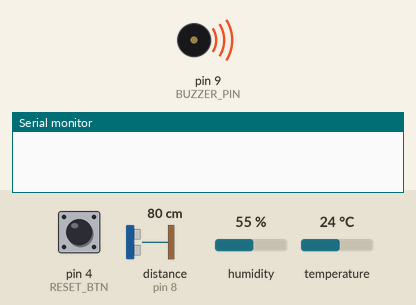
Simulated run of this sketch. Board: Arduino Uno, built with avr-gcc and run on an emulated ATmega328P. Parts: buzzer (waves = sounding, pin HIGH), the last lines printed to the serial monitor. Wiring (inferred from the names in the program): ultrasonic range finder: trigger pin 7; echo pin 8. The test bench sets the inputs (shaded band); at power-on: distance to the obstacle (sensor on pin 8) 80 cm, pin 4 (RESET_BTN) HIGH, humidity 55 %, temperature 24 °C. The echo pulse lasts 58.3 µs per cm; pins used as bus, display or sensor lines are not drawn.

Above: at 0.01 s.
At 3.3 s:
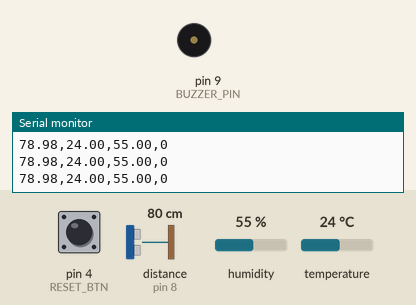
3.4 s: distance to the obstacle (sensor on pin 8) set to 6 cm
4.9 s: distance to the obstacle (sensor on pin 8) set to 3 cm
At 5.7 s:
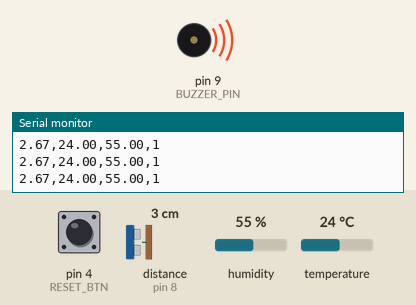
Timing chart, 0 to 20.4 s (numbered marks = the images above; inputs shaded):
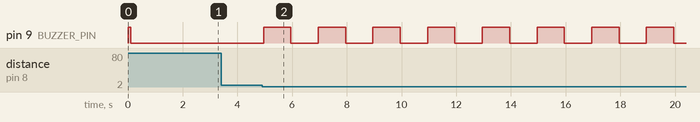

Measured:
- the behaviour switches between 5 and 4 cm on distance to the obstacle (sensor on pin 8) (found by bisection; images 1 and 2)
- after the input at 4.9 s, pin 9 (BUZZER_PIN): alternates HIGH for 1.0 s and LOW for 1.0 s, starting after 0.05 s

The sketch:

sketch_dec29a.ino
```cpp
#include <DHT.h>

// Pin definitions
#define DHTPIN 2
#define DHTTYPE DHT11
#define TRIG_PIN 7
#define ECHO_PIN 8
#define BUZZER_PIN 9
#define RESET_BTN 4    // Optional button for manual reset

// Constants
#define DISTANCE_THRESHOLD 4
#define SERIAL_BAUD 9600
#define MEASUREMENT_INTERVAL 100

// Initialize DHT sensor
DHT dht(DHTPIN, DHTTYPE);

// Global variables
unsigned long lastMeasurement = 0;
unsigned long lastBuzzerToggle = 0;
bool alarmActive = false;
bool buzzerState = false;
bool lastButtonState = HIGH;  // For button debouncing

void setup() {
  Serial.begin(SERIAL_BAUD);

  // Initialize pins
  pinMode(TRIG_PIN, OUTPUT);
  pinMode(ECHO_PIN, INPUT);
  pinMode(BUZZER_PIN, OUTPUT);
  pinMode(RESET_BTN, INPUT_PULLUP);  // Enable internal pullup

  // Test buzzer at startup
  digitalWrite(BUZZER_PIN, HIGH);
  delay(100);
  digitalWrite(BUZZER_PIN, LOW);

  dht.begin();
  delay(2000);
}

float measureDistance() {
  digitalWrite(TRIG_PIN, LOW);
  delayMicroseconds(2);
  digitalWrite(TRIG_PIN, HIGH);
  delayMicroseconds(10);
  digitalWrite(TRIG_PIN, LOW);

  long duration = pulseIn(ECHO_PIN, HIGH, 30000);

  if (duration == 0) {
    return 400; // No echo detected
  }

  float distance = duration * 0.034 / 2; // Convert duration to cm
  return constrain(distance, 0, 400);    // Constrain to 0-400 cm
}

void handleBuzzer() {
  if (alarmActive) {
    unsigned long currentMillis = millis();
    // Toggle buzzer every second
    if (currentMillis - lastBuzzerToggle >= 1000) {
      buzzerState = !buzzerState;
      digitalWrite(BUZZER_PIN, buzzerState ? HIGH : LOW);
      lastBuzzerToggle = currentMillis;
    }
  } else {
    digitalWrite(BUZZER_PIN, LOW);  // Ensure buzzer is off when alarm is inactive
    buzzerState = false;
  }
}

void checkResetButton() {
  // Read the current button state
  bool buttonState = digitalRead(RESET_BTN);

  // Check for button press with debouncing
  if (buttonState == LOW && lastButtonState == HIGH) {
    delay(50);  // Simple debounce delay
    if (digitalRead(RESET_BTN) == LOW) {  // Check again after delay
      resetAlarm(); // Call reset alarm function
    }
  }
  lastButtonState = buttonState;
}

void resetAlarm() {
  alarmActive = false;
  digitalWrite(BUZZER_PIN, LOW);
  buzzerState = false;
  Serial.println("Alarm Reset!"); // Notify the Python GUI
}

void checkSerialCommand() {
  if (Serial.available() > 0) {
    String command = Serial.readStringUntil('\n'); // Read command from serial
    command.trim(); // Remove any extra whitespace or newline characters
    if (command == "RESET") {
      resetAlarm(); // Reset the alarm if "RESET" command received
    }
  }
}

void loop() {
  // Check reset button on every loop iteration
  checkResetButton();

  // Check serial input for reset command
  checkSerialCommand();

  // Take measurements every interval
  if (millis() - lastMeasurement >= MEASUREMENT_INTERVAL) {
    float distance = measureDistance();
    float temperature = dht.readTemperature();
    float humidity = dht.readHumidity();

    // Check for intruder
    if (distance < DISTANCE_THRESHOLD && distance > 0) {
      alarmActive = true;
    }

    // Send data to Python GUI
    Serial.print(distance);
    Serial.print(",");
    Serial.print(temperature);
    Serial.print(",");
    Serial.print(humidity);
    Serial.print(",");
    Serial.println(alarmActive ? 1 : 0);

    lastMeasurement = millis();
  }

  // Handle buzzer state
  handleBuzzer();
}
```
